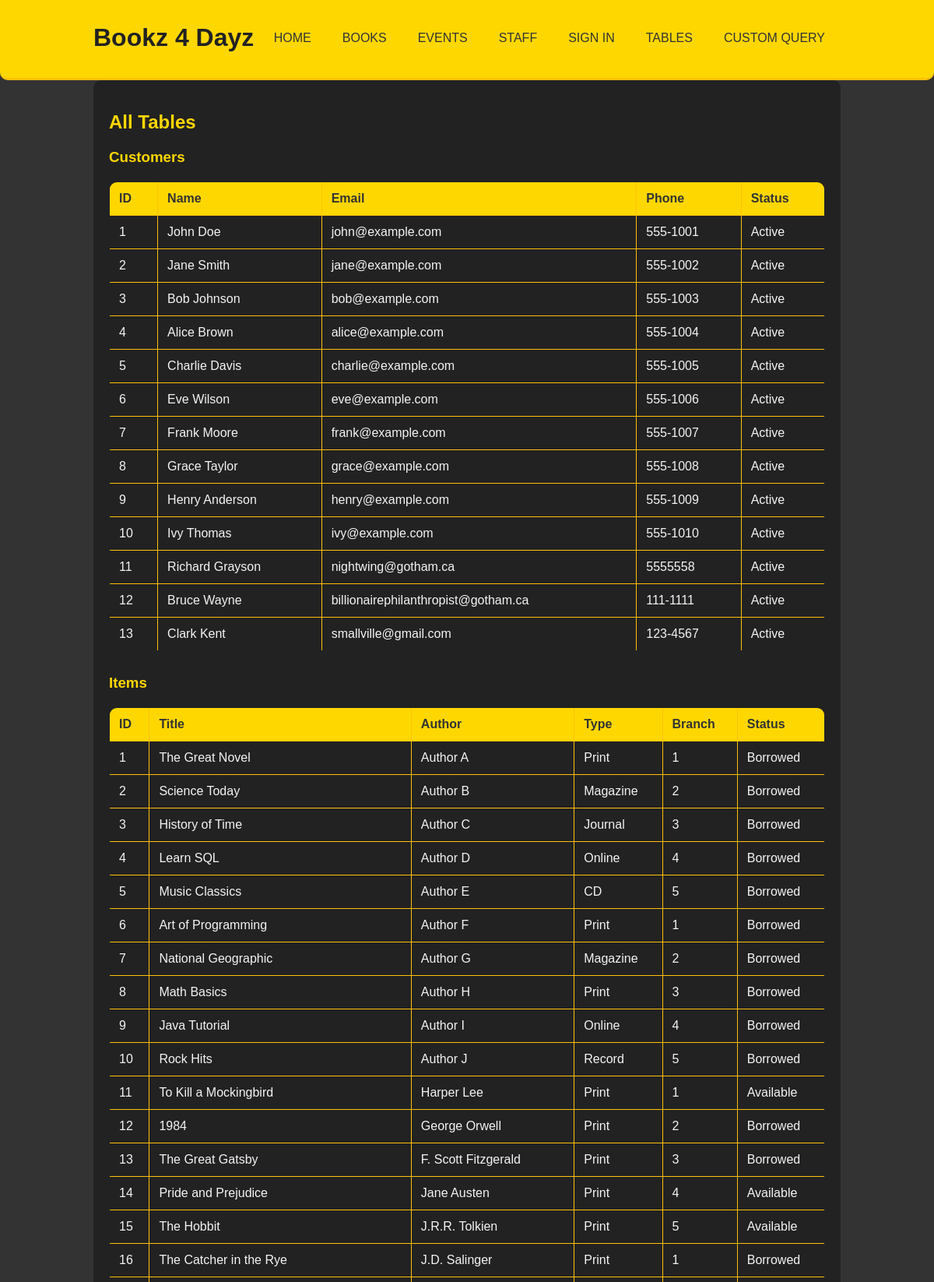
Screenshot of /all_data (upper part) with the database file from the repository.
### tables this page shows
CREATE TABLE Customer (
    cust_id INTEGER PRIMARY KEY,
    first_name TEXT,
    last_name TEXT,
    email TEXT,
    phone TEXT,
    membership_status TEXT CHECK (membership_status IN ('Active', 'Suspended')) DEFAULT 'Active'
);

CREATE TABLE Item (
    item_id INTEGER PRIMARY KEY,
    title TEXT,
    author TEXT,
    type TEXT CHECK (type IN ('Print', 'Online', 'Magazine', 'Journal', 'CD', 'Record')),
    branch_id INTEGER,
    status TEXT CHECK (status IN ('Available', 'Borrowed', 'Reserved', 'Pending')),
    dewey_decimal TEXT,
    borrow_date DATE,
    due_date DATE,
    FOREIGN KEY (branch_id) REFERENCES Branch(branch_id)
);

### app/routes.py (the view)
@app.route('/all_data')
def all_data():
    conn = get_db_connection()
    customers = conn.execute('SELECT * FROM Customer').fetchall()
    items = conn.execute('SELECT * FROM Item').fetchall()
    employees = conn.execute('SELECT * FROM Employee').fetchall()
    events = conn.execute('SELECT * FROM Event').fetchall()
    branches = conn.execute('SELECT * FROM Branch').fetchall()
    rooms = conn.execute('SELECT * FROM Room').fetchall()
    borrowed = conn.execute('''
        SELECT Borrowed.*, Customer.first_name, Customer.last_name, Item.title
        FROM Borrowed
        JOIN Customer ON Borrowed.cust_id = Customer.cust_id
        JOIN Item ON Borrowed.item_id = Item.item_id
    ''').fetchall()
    fines = conn.execute('''
        SELECT Fine.*, Customer.first_name, Customer.last_name, Item.title
        FROM Fine
        JOIN Customer ON Fine.cust_id = Customer.cust_id
        LEFT JOIN Item ON Fine.item_id = Item.item_id
    ''').fetchall()
    registered = conn.execute('''
        SELECT Registered.*, Customer.first_name, Customer.last_name, Event.event_name
        FROM Registered
        JOIN Customer ON Registered.cust_id = Customer.cust_id
        JOIN Event ON Registered.event_id = Event.event_id
    ''').fetchall()
    conn.close()
    return render_template('all_data.html',
                          title='All Library Data',
                          customers=customers,
                          items=items,
                          employees=employees,
                          events=events,
                          branches=branches,
                          rooms=rooms,
                          borrowed=borrowed,
                          fines=fines,
                          registered=registered)

### app/routes.py (called while the page is built)
def get_db_connection():
    conn = sqlite3.connect(DATABASE)
    conn.row_factory = sqlite3.Row
    print(f"Connected to database at {DATABASE}")
    return conn

### app/templates/all_data.html (shortened to what this page needs)
{% extends "base.html" %}
{% block content %}
<h2>All Tables</h2>
<div class="section">
    <h3>Customers</h3>
    <table>
        <thead>
            <tr>
                <th>ID</th>
                <th>Name</th>
                <th>Email</th>
                <th>Phone</th>
                <th>Status</th>
            </tr>
        </thead>
        <tbody>
            {% for customer in customers %}
            <tr>
                <td>{{ customer['cust_id'] }}</td>
                <td>{{ customer['first_name'] }} {{ customer['last_name'] }}</td>
                <td>{{ customer['email'] }}</td>
                <td>{{ customer['phone'] }}</td>
                <td>{{ customer['membership_status'] }}</td>
            </tr>
            {% endfor %}
        </tbody>
    </table>
</div>
<div class="section">
    <h3>Items</h3>
    <table>
        <thead>
            <tr>
                <th>ID</th>
                <th>Title</th>
                <th>Author</th>
                <th>Type</th>
                <th>Branch</th>
                <th>Status</th>
            </tr>
        </thead>
        <tbody>
            {% for item in items %}
            <tr>
                <td>{{ item['item_id'] }}</td>
                <td>{{ item['title'] }}</td>
                <td>{{ item['author'] }}</td>
                <td>{{ item['type'] }}</td>
                <td>{{ item['branch_id'] }}</td>
                <td>{{ item['status'] }}</td>
            </tr>
            {% endfor %}
        </tbody>
    </table>
</div>
{% endblock %}

### app/templates/base.html (style rules this page uses)
:root { --primary-color: #FFD700; --primary-dark: #FFC107; --dark-bg: #333333; --darker-bg: #222222; --light-text: #f4f4f4; --dark-text: #333333; }
body { font-family: Arial, sans-serif; margin: 0; padding: 0; background-color: var(--dark-bg); color: var(--light-text); }
table { width: 100%; border-collapse: collapse; margin: 20px 0; border-radius: 10px; overflow: hidden; }
table, th, td { border: 1px solid var(--primary-dark); }
th, td { padding: 12px; text-align: left; }
th { background-color: var(--primary-color); color: var(--dark-text); }
tr:nth-child(even) { background-color: var(--darker-bg); }
h1, h2, h3 { color: var(--primary-color); }
.section { margin-bottom: 30px; }

### rows the page displays
Customer: cust_id "1", first_name "John", last_name "Doe", email "john@example.com", phone "555-1001", membership_status "Active"
Customer: cust_id "2", first_name "Jane", last_name "Smith", email "jane@example.com", phone "555-1002", membership_status "Active"
Customer: cust_id "3", first_name "Bob", last_name "Johnson", email "bob@example.com", phone "555-1003", membership_status "Active"
Customer: cust_id "4", first_name "Alice", last_name "Brown", email "alice@example.com", phone "555-1004", membership_status "Active"
Customer: cust_id "5", first_name "Charlie", last_name "Davis", email "charlie@example.com", phone "555-1005", membership_status "Active"
Customer: cust_id "6", first_name "Eve", last_name "Wilson", email "eve@example.com", phone "555-1006", membership_status "Active"
Customer: cust_id "7", first_name "Frank", last_name "Moore", email "frank@example.com", phone "555-1007", membership_status "Active"
Customer: cust_id "8", first_name "Grace", last_name "Taylor", email "grace@example.com", phone "555-1008", membership_status "Active"
Customer: cust_id "9", first_name "Henry", last_name "Anderson", email "henry@example.com", phone "555-1009", membership_status "Active"
Customer: cust_id "10", first_name "Ivy", last_name "Thomas", email "ivy@example.com", phone "555-1010", membership_status "Active"
Customer: cust_id "11", first_name "Richard", last_name "Grayson", email "nightwing@gotham.ca", phone "5555558", membership_status "Active"
Customer: cust_id "12", first_name "Bruce", last_name "Wayne", email "billionairephilanthropist@gotham.ca", phone "111-1111", membership_status "Active"
Customer: cust_id "13", first_name "Clark", last_name "Kent", email "smallville@gmail.com", phone "123-4567", membership_status "Active"
Item: item_id "1", title "The Great Novel", author "Author A", type "Print", branch_id "1", status "Borrowed"
Item: item_id "2", title "Science Today", author "Author B", type "Magazine", branch_id "2", status "Borrowed"
Item: item_id "3", title "History of Time", author "Author C", type "Journal", branch_id "3", status "Borrowed"
Item: item_id "4", title "Learn SQL", author "Author D", type "Online", branch_id "4", status "Borrowed"
Item: item_id "5", title "Music Classics", author "Author E", type "CD", branch_id "5", status "Borrowed"
Item: item_id "6", title "Art of Programming", author "Author F", type "Print", branch_id "1", status "Borrowed"
Item: item_id "7", title "National Geographic", author "Author G", type "Magazine", branch_id "2", status "Borrowed"
Item: item_id "8", title "Math Basics", author "Author H", type "Print", branch_id "3", status "Borrowed"
Item: item_id "9", title "Java Tutorial", author "Author I", type "Online", branch_id "4", status "Borrowed"
Item: item_id "10", title "Rock Hits", author "Author J", type "Record", branch_id "5", status "Borrowed"
Item: item_id "11", title "To Kill a Mockingbird", author "Harper Lee", type "Print", branch_id "1", status "Available"
Item: item_id "12", title "1984", author "George Orwell", type "Print", branch_id "2", status "Borrowed"
Item: item_id "13", title "The Great Gatsby", author "F. Scott Fitzgerald", type "Print", branch_id "3", status "Borrowed"
Item: item_id "14", title "Pride and Prejudice", author "Jane Austen", type "Print", branch_id "4", status "Available"
Item: item_id "15", title "The Hobbit", author "J.R.R. Tolkien", type "Print", branch_id "5", status "Available"
Item: item_id "16", title "The Catcher in the Rye", author "J.D. Salinger", type "Print", branch_id "1", status "Borrowed"
